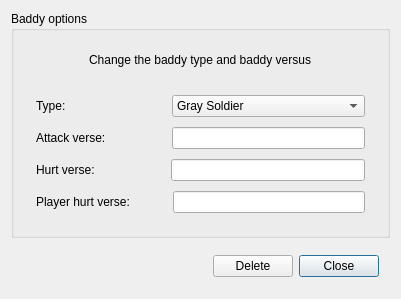
<?xml version="1.0" encoding="UTF-8"?>
<ui version="4.0">
 <class>EditBaddyClass</class>
 <widget class="QDialog" name="EditBaddyClass">
  <property name="geometry">
   <rect>
    <x>0</x>
    <y>0</y>
    <width>401</width>
    <height>284</height>
   </rect>
  </property>
  <property name="minimumSize">
   <size>
    <width>0</width>
    <height>0</height>
   </size>
  </property>
  <property name="windowTitle">
   <string>Edit Baddy</string>
  </property>
  <layout class="QVBoxLayout" name="verticalLayout">
   <item>
    <widget class="QGroupBox" name="groupBox">
     <property name="title">
      <string>Baddy options</string>
     </property>
     <layout class="QVBoxLayout" name="verticalLayout_2">
      <item>
       <widget class="QWidget" name="widget_2" native="true">
        <property name="sizePolicy">
         <sizepolicy hsizetype="Preferred" vsizetype="Fixed">
          <horstretch>0</horstretch>
          <verstretch>0</verstretch>
         </sizepolicy>
        </property>
        <property name="minimumSize">
         <size>
          <width>0</width>
          <height>0</height>
         </size>
        </property>
        <layout class="QGridLayout" name="gridLayout">
         <item row="0" column="0" alignment="Qt::AlignHCenter">
          <widget class="QLabel" name="label">
           <property name="text">
            <string>Change the baddy type and baddy versus</string>
           </property>
          </widget>
         </item>
        </layout>
       </widget>
      </item>
      <item>
       <widget class="QWidget" name="widget_3" native="true">
        <layout class="QVBoxLayout" name="verticalLayout_3">
         <property name="spacing">
          <number>10</number>
         </property>
         <item>
          <widget class="QWidget" name="widget_4" native="true">
           <property name="sizePolicy">
            <sizepolicy hsizetype="Preferred" vsizetype="Fixed">
             <horstretch>0</horstretch>
             <verstretch>0</verstretch>
            </sizepolicy>
           </property>
           <layout class="QHBoxLayout" name="horizontalLayout_2">
            <property name="leftMargin">
             <number>0</number>
            </property>
            <property name="topMargin">
             <number>0</number>
            </property>
            <property name="rightMargin">
             <number>0</number>
            </property>
            <property name="bottomMargin">
             <number>0</number>
            </property>
            <item>
             <widget class="QLabel" name="label_2">
              <property name="text">
               <string>Type:</string>
              </property>
             </widget>
            </item>
            <item>
             <spacer name="horizontalSpacer_2">
              <property name="orientation">
               <enum>Qt::Horizontal</enum>
              </property>
              <property name="sizeType">
               <enum>QSizePolicy::Fixed</enum>
              </property>
              <property name="sizeHint" stdset="0">
               <size>
                <width>100</width>
                <height>20</height>
               </size>
              </property>
             </spacer>
            </item>
            <item>
             <widget class="QComboBox" name="typeCombo">
              <property name="sizePolicy">
               <sizepolicy hsizetype="Expanding" vsizetype="Fixed">
                <horstretch>0</horstretch>
                <verstretch>0</verstretch>
               </sizepolicy>
              </property>
              <item>
               <property name="text">
                <string>Gray Soldier</string>
               </property>
              </item>
              <item>
               <property name="text">
                <string>Blue Soldier</string>
               </property>
              </item>
              <item>
               <property name="text">
                <string>Red Soldier</string>
               </property>
              </item>
              <item>
               <property name="text">
                <string>Shooting Soldier</string>
               </property>
              </item>
              <item>
               <property name="text">
                <string>Swamp Soldier</string>
               </property>
              </item>
              <item>
               <property name="text">
                <string>Frog</string>
               </property>
              </item>
              <item>
               <property name="text">
                <string>Spider</string>
               </property>
              </item>
              <item>
               <property name="text">
                <string>Golden Warrior</string>
               </property>
              </item>
              <item>
               <property name="text">
                <string>Lizardon</string>
               </property>
              </item>
              <item>
               <property name="text">
                <string>Dragon</string>
               </property>
              </item>
             </widget>
            </item>
           </layout>
          </widget>
         </item>
         <item>
          <widget class="QWidget" name="widget_5" native="true">
           <property name="sizePolicy">
            <sizepolicy hsizetype="Preferred" vsizetype="Fixed">
             <horstretch>0</horstretch>
             <verstretch>0</verstretch>
            </sizepolicy>
           </property>
           <layout class="QHBoxLayout" name="horizontalLayout_3">
            <property name="leftMargin">
             <number>0</number>
            </property>
            <property name="topMargin">
             <number>0</number>
            </property>
            <property name="rightMargin">
             <number>0</number>
            </property>
            <property name="bottomMargin">
             <number>0</number>
            </property>
            <item>
             <widget class="QLabel" name="label_3">
              <property name="text">
               <string>Attack verse:</string>
              </property>
             </widget>
            </item>
            <item>
             <spacer name="horizontalSpacer_3">
              <property name="orientation">
               <enum>Qt::Horizontal</enum>
              </property>
              <property name="sizeType">
               <enum>QSizePolicy::Fixed</enum>
              </property>
              <property name="sizeHint" stdset="0">
               <size>
                <width>60</width>
                <height>20</height>
               </size>
              </property>
             </spacer>
            </item>
            <item>
             <widget class="QLineEdit" name="attackVerseEdit"/>
            </item>
           </layout>
          </widget>
         </item>
         <item>
          <widget class="QWidget" name="widget_6" native="true">
           <property name="sizePolicy">
            <sizepolicy hsizetype="Preferred" vsizetype="Fixed">
             <horstretch>0</horstretch>
             <verstretch>0</verstretch>
            </sizepolicy>
           </property>
           <layout class="QHBoxLayout" name="horizontalLayout_4">
            <property name="leftMargin">
             <number>0</number>
            </property>
            <property name="topMargin">
             <number>0</number>
            </property>
            <property name="rightMargin">
             <number>0</number>
            </property>
            <property name="bottomMargin">
             <number>0</number>
            </property>
            <item>
             <widget class="QLabel" name="label_4">
              <property name="text">
               <string>Hurt verse:</string>
              </property>
             </widget>
            </item>
            <item>
             <spacer name="horizontalSpacer_4">
              <property name="orientation">
               <enum>Qt::Horizontal</enum>
              </property>
              <property name="sizeType">
               <enum>QSizePolicy::Fixed</enum>
              </property>
              <property name="sizeHint" stdset="0">
               <size>
                <width>70</width>
                <height>20</height>
               </size>
              </property>
             </spacer>
            </item>
            <item>
             <widget class="QLineEdit" name="hurtVerseEdit"/>
            </item>
           </layout>
          </widget>
         </item>
         <item>
          <widget class="QWidget" name="widget_7" native="true">
           <property name="sizePolicy">
            <sizepolicy hsizetype="Preferred" vsizetype="Fixed">
             <horstretch>0</horstretch>
             <verstretch>0</verstretch>
            </sizepolicy>
           </property>
           <layout class="QHBoxLayout" name="horizontalLayout_5">
            <property name="leftMargin">
             <number>0</number>
            </property>
            <property name="topMargin">
             <number>0</number>
            </property>
            <property name="rightMargin">
             <number>0</number>
            </property>
            <property name="bottomMargin">
             <number>0</number>
            </property>
            <item>
             <widget class="QLabel" name="label_5">
              <property name="text">
               <string>Player hurt verse:</string>
              </property>
             </widget>
            </item>
            <item>
             <spacer name="horizontalSpacer_5">
              <property name="orientation">
               <enum>Qt::Horizontal</enum>
              </property>
              <property name="sizeType">
               <enum>QSizePolicy::Fixed</enum>
              </property>
              <property name="sizeHint" stdset="0">
               <size>
                <width>37</width>
                <height>20</height>
               </size>
              </property>
             </spacer>
            </item>
            <item>
             <widget class="QLineEdit" name="playerHurtEdit"/>
            </item>
           </layout>
          </widget>
         </item>
        </layout>
       </widget>
      </item>
      <item>
       <spacer name="verticalSpacer">
        <property name="orientation">
         <enum>Qt::Vertical</enum>
        </property>
        <property name="sizeHint" stdset="0">
         <size>
          <width>20</width>
          <height>40</height>
         </size>
        </property>
       </spacer>
      </item>
     </layout>
    </widget>
   </item>
   <item>
    <widget class="QWidget" name="widget" native="true">
     <property name="sizePolicy">
      <sizepolicy hsizetype="Preferred" vsizetype="Fixed">
       <horstretch>0</horstretch>
       <verstretch>0</verstretch>
      </sizepolicy>
     </property>
     <layout class="QHBoxLayout" name="horizontalLayout">
      <item>
       <spacer name="horizontalSpacer">
        <property name="orientation">
         <enum>Qt::Horizontal</enum>
        </property>
        <property name="sizeHint" stdset="0">
         <size>
          <width>40</width>
          <height>20</height>
         </size>
        </property>
       </spacer>
      </item>
      <item>
       <widget class="QPushButton" name="deleteButton">
        <property name="text">
         <string>Delete</string>
        </property>
        <property name="icon">
         <iconset resource="MainWindow.qrc">
          <normaloff>:/MainWindow/icons/fugue/cross-script.png</normaloff>:/MainWindow/icons/fugue/cross-script.png</iconset>
        </property>
        <property name="autoDefault">
         <bool>false</bool>
        </property>
       </widget>
      </item>
      <item>
       <widget class="QPushButton" name="closeButton">
        <property name="text">
         <string>Close</string>
        </property>
       </widget>
      </item>
     </layout>
    </widget>
   </item>
  </layout>
 </widget>
 <layoutdefault spacing="6" margin="11"/>
 <resources>
  <include location="MainWindow.qrc"/>
 </resources>
 <connections>
  <connection>
   <sender>closeButton</sender>
   <signal>clicked()</signal>
   <receiver>EditBaddyClass</receiver>
   <slot>accept()</slot>
   <hints>
    <hint type="sourcelabel">
     <x>370</x>
     <y>267</y>
    </hint>
    <hint type="destinationlabel">
     <x>212</x>
     <y>148</y>
    </hint>
   </hints>
  </connection>
  <connection>
   <sender>deleteButton</sender>
   <signal>clicked()</signal>
   <receiver>EditBaddyClass</receiver>
   <slot>reject()</slot>
   <hints>
    <hint type="sourcelabel">
     <x>289</x>
     <y>267</y>
    </hint>
    <hint type="destinationlabel">
     <x>212</x>
     <y>148</y>
    </hint>
   </hints>
  </connection>
 </connections>
</ui>
